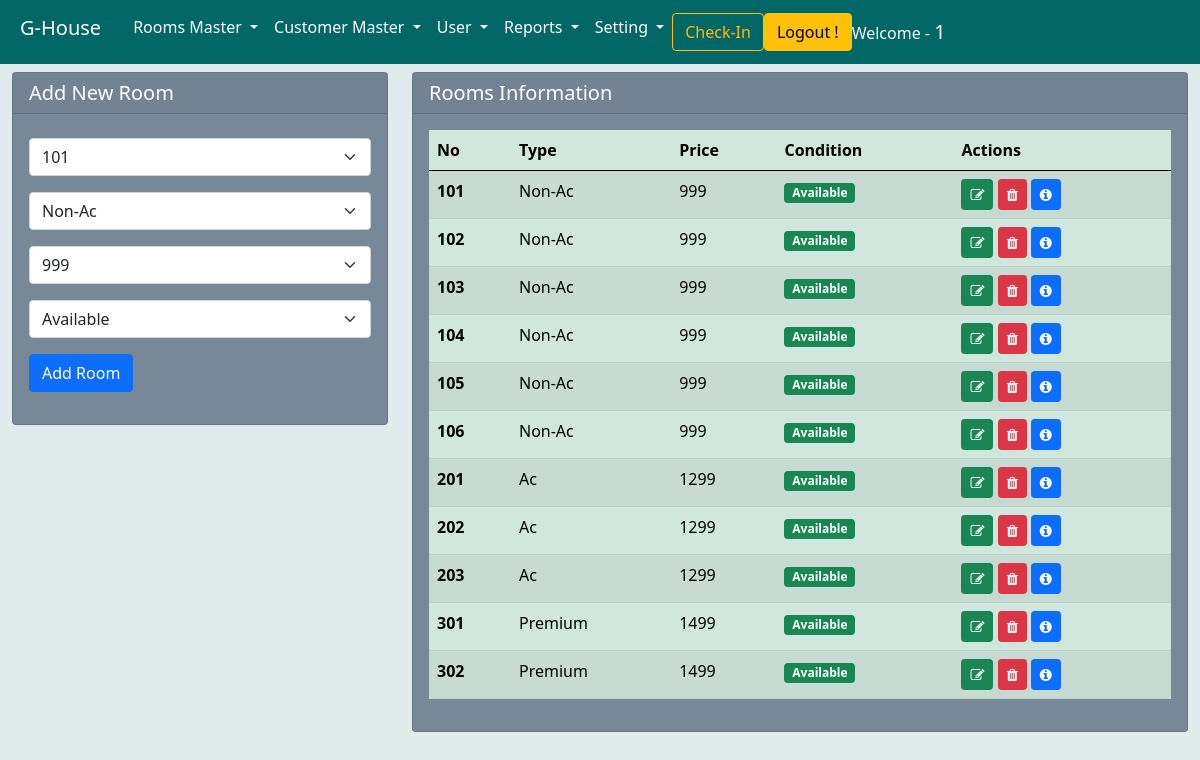
Page /AddRooms/ (signed in) on the committed database.
### ghouse/models.py (models this page shows, shortened)
class addnewroom(models.Model):
    rno = models.IntegerField(primary_key=True)
    rtype = models.CharField(max_length=100)
    rprice = models.IntegerField()
    rcondition = models.CharField(max_length=100)
    rstatus = models.BooleanField(default=False)
    objects = models.Manager()

### ghouse/views.py (the view)
# urls.py: path('AddRooms/', AddRooms, name='AddRooms'),
def AddRooms(request):
    if request.user.is_authenticated:
        if request.method == "POST":
            RoomData = addnewroom.objects.all().order_by('rno')
            RoomForm = AddRoomForm(request.POST)
            if RoomForm.is_valid():
                RoomForm.save()
                showrno = RoomForm.cleaned_data['rno']
                messages.info(request, 'Room SuccessFully Added')
                context = {'RoomForm': RoomForm,
                           'showrno': showrno, 'RoomData': RoomData}
                return render(request, 'roomcontrol.html', context)
        else:
            RoomData = addnewroom.objects.all().order_by('rno')
            RoomForm = AddRoomForm()
        context = {'RoomForm': RoomForm, 'RoomData': RoomData}
        return render(request, 'roomcontrol.html', context)
    else:
        messages.info(request, '☹︎ Please Login First')
    return redirect('/login')

### ghouse/form.py
class AddRoomForm(forms.ModelForm):
    class Meta:
        model = addnewroom
        fields = ['rno','rtype','rprice','rcondition',]
        widgets={
            'rno':forms.Select(choices=roomno,attrs={'class':'form-select'}),
            'rtype':forms.Select(choices=roomty,attrs={'class':'form-select'}),
            'rprice':forms.Select(choices=roompr,attrs={'class':'form-select'}),
            'rcondition':forms.Select(choices=roomcond,attrs={'class':'form-select'}),
        }
        error_messages ={
            'rno':{'unique':'Room Already Exist'}
        }

### ghouse/templates/roomcontrol.html (shortened to what this page needs)
{% extends 'base.html' %}
{% block body %}
<div class="container-fluid">
    <div class="row">
        <div class="col-4">
            <div class="card mt-2 ">
                <div class="card-header h5 ">
                    Add New Room
                </div>
                <div class="card-body mt-2">
                    <form action="" method="POST" novalidate>
                        <div class="row">
                            <div class="mb-3">
                                {{RoomForm.rno}}
                            </div>
                            <div class="mb-3">
                                {{RoomForm.rtype}}
                            </div>
                            <div class="mb-3">
                                {{RoomForm.rprice}}
                            </div>
                            <div class="mb-3">
                                {{RoomForm.rcondition}}
                            </div>
                            <div class="mb-3">
                                <button class="btn btn-primary float-right" type="submit">Add Room</button>
                            </div>
                        </div>
                    </form>
                </div>
            </div>
        </div>
        <div class="col">
            <div class="card mt-2" >
                <div class="card-header h5">
                    Rooms Information
                </div>
                <div class="card-body" >
                    <table class="table table-striped table-hover table-success">
                        <thead>
                            <tr>
                                <th scope="col">No</th>
                                <th scope="col">Type</th>
                                <th scope="col">Price</th>
                                <th scope="col">Condition</th>
                                <th scope="col">Actions</th>
                            </tr>
                        </thead>
                        <tbody>
                            {% for i in RoomData %}
                            <tr>
                                <th scope="row">{{i.rno}}</th>
                                <td>{{i.rtype}}</td>
                                <td>{{i.rprice}}</td>
                                {% if i.rcondition == 'Available' %}
                                    <td><span class="badge bg-success">{{i.rcondition}}</span></td>
                                {% else %}
                                    <td><span class="badge bg-danger">{{i.rcondition}}</span></td>
                                {% endif %}
                                <td>
                                    <a href="{% url 'EditRoom' i.pk %}" type="button" class="btn btn-success btn-sm" data-toggle="tooltip" data-placement="top" title="Edit Room Details"><i class="fa fa-edit"></i></a>
                                    <a href="{% url 'AddRooms' i.pk %}" type="button" class="btn btn-danger btn-sm" data-toggle="tooltip" data-placement="top" title="Delete Room Details"><i class="fa fa-trash"></i></a>
                                    <a type="button" class="btn btn-primary btn-sm" data-toggle="tooltip" data-placement="top" title="Room Info"><i class="fa fa-info-circle"></i></a>
                                </td>
                            </tr>
                            {% empty %}
                            <div class="alert alert-danger text-center">------ Room Data Not Available ------</div>
                            {% endfor %}
                        </tbody>
                    </table>
                </div>
            </div>
        </div>
    </div>
</div>
{% endblock body %}

### ghouse/templates/base.html (shortened to what this page needs)
{% load static %}
<!doctype html>
<html lang="en">
<head>
  <link href="https://cdn.jsdelivr.net/npm/bootstrap@5.0.0-alpha3/dist/css/bootstrap.min.css" rel="stylesheet"
>
  <link rel="stylesheet" href="https://stackpath.bootstrapcdn.com/font-awesome/4.7.0/css/font-awesome.min.css">
  <link rel="stylesheet" href="{% static 'css/tstayle.css' %}">
</head>
<body style="background-color: #e0ebeb;">
  <nav class="navbar navbar-expand-lg " style="background-color:  #006666;">
    <div class="container-fluid">
      <a class="navbar-brand p-2 text-bold h2 text-white" href="{% url 'dashboard' %}">G-House</a>
      <div class="collapse navbar-collapse" id="navbarSupportedContent">
        <ul class="navbar-nav mr-auto mb-2 mb-lg-0 ml-2 ">
          <li class="nav-item dropdown ">
            <a class="nav-link dropdown-toggle h6 text-white " href="#" id="navbarDropdown" role="button"
              data-toggle="dropdown" aria-expanded="false">
              Rooms Master
            </a>
          </li>
          <li class="nav-item dropdown">
            <a class="nav-link dropdown-toggle h6 text-white" href="#" id="navbarDropdown" role="button"
              data-toggle="dropdown" aria-expanded="false">
              Customer Master
            </a>
          </li>
          <li class="nav-item dropdown">
            <a class="nav-link dropdown-toggle h6 text-white" href="#" id="navbarDropdown" role="button"
              data-toggle="dropdown" aria-expanded="false">
              User
            </a>
          </li>
          <li class="nav-item dropdown">
            <a class="nav-link dropdown-toggle h6 text-white" href="#" id="navbarDropdown" role="button"
              data-toggle="dropdown" aria-expanded="false">
              Reports
            </a>
          </li>
          <li class="nav-item dropdown">
            <a class="nav-link dropdown-toggle h6 text-white" href="#" id="navbarDropdown" role="button"
              data-toggle="dropdown" aria-expanded="false">
              Setting
            </a>
          </li>
        </ul>
        <form class="d-flex">
          <a href="{% url 'DisplayAllRooms' %}" class="btn btn-outline-warning mr-2" type="submit">Check-In</a>
        </form>
        <a class="btn btn-warning mr-3" href="{% url 'logout' %}">Logout !</a>
        <span class="text-light"> Welcome - <b class="h5">{{request.user|upper}}</b></span>
      </div>
    </div>
  </nav>
  {% block body %}
  {% endblock body %}
</body>
</html>

### ghouse/templates/base.html (style rules this page uses)
.card { background-color: #778899; color: white; }

### rows in the picture
addnewroom: rno "101", rtype "Non-Ac", rprice "999", rcondition "Available"
addnewroom: rno "102", rtype "Non-Ac", rprice "999", rcondition "Available"
addnewroom: rno "103", rtype "Non-Ac", rprice "999", rcondition "Available"
addnewroom: rno "104", rtype "Non-Ac", rprice "999", rcondition "Available"
addnewroom: rno "105", rtype "Non-Ac", rprice "999", rcondition "Available"
addnewroom: rno "106", rtype "Non-Ac", rprice "999", rcondition "Available"
addnewroom: rno "201", rtype "Ac", rprice "1299", rcondition "Available"
addnewroom: rno "202", rtype "Ac", rprice "1299", rcondition "Available"
addnewroom: rno "203", rtype "Ac", rprice "1299", rcondition "Available"
addnewroom: rno "301", rtype "Premium", rprice "1499", rcondition "Available"
addnewroom: rno "302", rtype "Premium", rprice "1499", rcondition "Available"

### other values in the picture
{{ request.user|upper }} "1"
